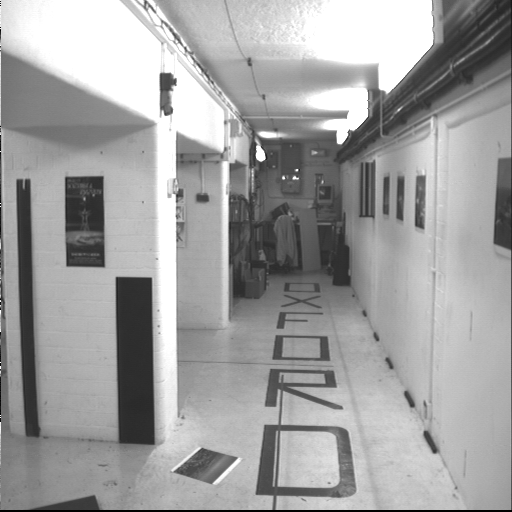
#> input picture images/bt.003.pgm, 512 x 512 px, found by its file name
$ python 10.7-tracking2.py
#> lines starting #> are read from the running program, lines starting #| are printed output that depends on the picture; after the words box and inside, x2 and y2 are one past the last pixel; in counts of white or black regions, pixels touching at a corner belong together
from numpy import *
import cv2


# some constants and default parameters
lk_params = dict(winSize=(15,15),maxLevel=2, criteria=(cv2.TERM_CRITERIA_EPS | cv2.TERM_CRITERIA_COUNT,10,0.03))

subpix_params = dict(zeroZone=(-1,-1),winSize=(10,10), criteria = (cv2.TERM_CRITERIA_COUNT | cv2.TERM_CRITERIA_EPS,20,0.03))

feature_params = dict(maxCorners=500,qualityLevel=0.01,minDistance=10)


class LKTracker(object):
	"""    Class for Lucas-Kanade tracking with pyramidal optical flow."""

	def __init__(self,imnames):
		"""    Initialize with a list of image names. """

		self.imnames = imnames
		self.features = []
		self.tracks = []
		self.current_frame = 0

	def step(self,framenbr=None):
		"""    Step to another frame. If no argument is given, step to the next frame. """

		if framenbr is None:
			self.current_frame = (self.current_frame + 1) % len(self.imnames)
		else:
			self.current_frame = framenbr % len(self.imnames)

	def detect_points(self):
		"""    Detect 'good features to track' (corners) in the current frame using sub-pixel accuracy. """

		# load the image and create grayscale
		self.image = cv2.imread(self.imnames[self.current_frame])
#> self.image is the input picture: shape (512, 512, 3); min 0, max 255, mean 159.9
		self.gray = cv2.cvtColor(self.image,cv2.COLOR_BGR2GRAY)

		# search for good points
		features = cv2.goodFeaturesToTrack(self.gray, **feature_params)
#> features = 283 rows, first 8: [297, 169], [283, 178], [165, 114], [349, 130], [175, 84], [335, 131], [185, 47], [345, 117]

		# refine the corner locations
		cv2.cornerSubPix(self.gray,features, **subpix_params)

		self.features = features
#> self.features = 283 rows, first 8: [293.7, 175.4], [283, 178], [166.6, 114.8], [349.7, 131.9], [175.6, 78.5], [335, 131], [185.3, 49.44], [347, 114.9]
		self.tracks = [[p] for p in features.reshape((-1,2))]
#> self.tracks = 283 items, first 6: [[293.7, 175.4]], [[283, 178]], [[166.6, 114.8]], [[349.7, 131.9]], [[175.6, 78.5]], [[335, 131]]

		self.prev_gray = self.gray

	def track_points(self):
		"""    Track the detected features. """

		if self.features != []:
			self.step() # move to the next frame

			# load the image and create grayscale
			self.image = cv2.imread(self.imnames[self.current_frame])
			self.gray = cv2.cvtColor(self.image,cv2.COLOR_BGR2GRAY)

			# reshape to fit input format
			tmp = float32(self.features).reshape(-1, 1, 2)

			# calculate optical flow
			features,status,track_error = cv2.calcOpticalFlowPyrLK(self.prev_gray,self.gray,tmp,None,**lk_params)

			# remove points lost
			self.features = [p for (st,p) in zip(status,features) if st]

			# clean tracks from lost points
			features = array(features).reshape((-1,2))
			for i,f in enumerate(features):
				self.tracks[i].append(f)
			ndx = [i for (i,st) in enumerate(status) if not st]
			ndx.reverse() #remove from back
			for i in ndx:
				self.tracks.pop(i)

			self.prev_gray = self.gray

	def track(self):
		"""    Generator for stepping through a sequence."""

		for i in range(len(self.imnames)):
			if self.features == []:
				self.detect_points()
			else:
				self.track_points()

			# create a copy in RGB
			f = array(self.features).reshape(-1,2)
			im = cv2.cvtColor(self.image,cv2.COLOR_BGR2RGB)
			yield im,f

	def draw(self):
		"""    Draw the current image with points using OpenCV's own drawing functions. Press ant key to close window."""

		# draw points as green circles
		for point in self.features:
			cv2.circle(self.image,(int(point[0][0]),int(point[0][1])),3,(0,255,0),-1)
#> this loop made 283 passes
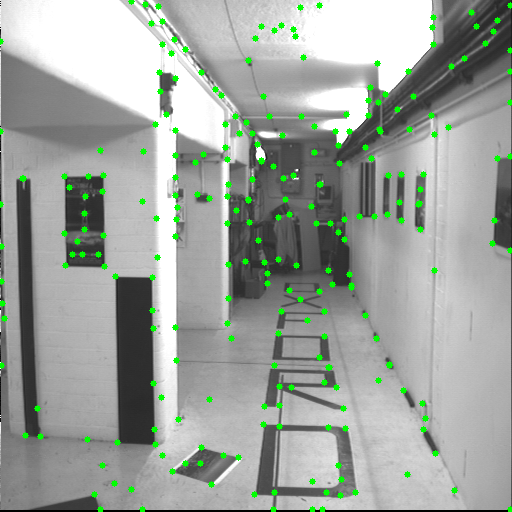
#> self.image: shape (512, 512, 3); 2.71% of pixels changed, all inside (x1, y1, x2, y2) = (0, 0, 512, 512)

		cv2.imshow('LKtrack',self.image)
		cv2.waitKey()

	def track(self):
		""" Generator for stepping through a sequence. """

		for i in range(len(self.imnames)):
			if self.features == []:
				self.detect_points()
			else:
				self.track_points()

			# create a copy in RGB
			f = array(self.features).reshape(-1,2)
			im = cv2.cvtColor(self.images, cv2.COLOR_BGR2RGB)
			yield im,f

imnames = ['images/bt.003.pgm', 'images/bt.002.pgm', 'images/bt.001.pgm', 'images/bt.000.pgm']
lkt = LKTracker(imnames)
lkt.detect_points()
lkt.draw()
for i in range(len(imnames)-1):
#> (the run stopped early here; a loop or call above may not have finished)

$ run again, with images/0.jpg saved as images/bt.003.pgm
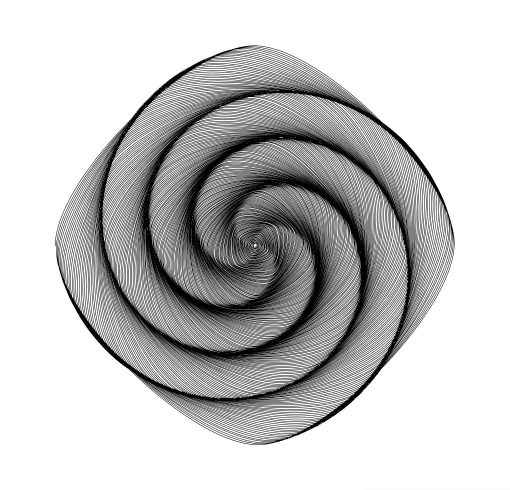
#> input picture images/0.jpg, 1020 x 980 px, found by its file name (shown at 1/2 size)
#> in detect_points, self.image is the input picture: shape (980, 1020, 3); min 0, max 255, mean 198.3
#> features = 500 rows, first 8: [402, 792], [811, 599], [638, 848], [806, 473], [551, 780], [639, 730], [510, 487], [363, 783]
#> self.features = 500 rows, first 8: [402, 792], [811, 599], [638, 848], [806, 473], [552.4, 780.3], [639, 730], [510, 487], [363, 783]
#> self.tracks = 500 items, first 6: [[402, 792]], [[811, 599]], [[638, 848]], [[806, 473]], [[552.4, 780.3]], [[639, 730]]
#> the loop in draw, `for point in self.features:` made 500 passes
#> after the loop in draw, `for point in self.features:`:
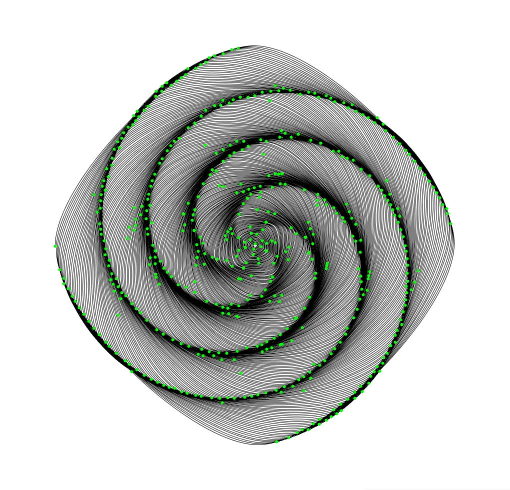
#> self.image: shape (980, 1020, 3) (shown at 1/2 size); 1.41% of pixels changed, all inside (x1, y1, x2, y2) = (107, 93, 905, 887)

$ run again, with images/1.jpg saved as images/bt.003.pgm
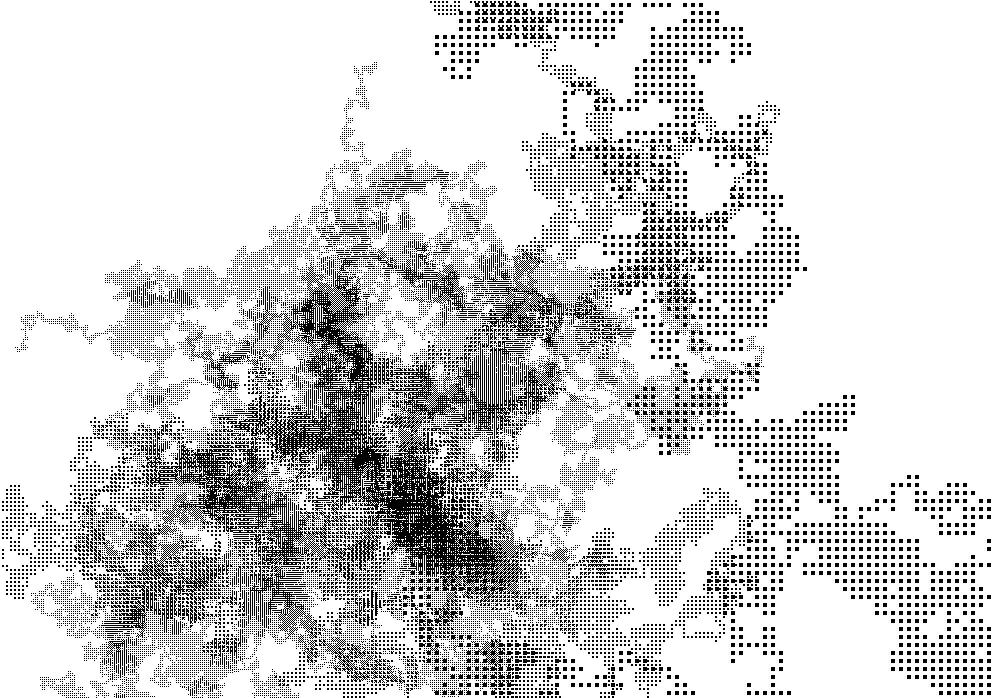
#> input picture images/1.jpg, 1988 x 1396 px, found by its file name (shown at 1/2 size)
#> in detect_points, self.image is the input picture: shape (1396, 1988, 3); min 0, max 255, mean 210.1
#> features = 500 rows, first 8: [160, 1053], [760, 936], [1087, 624], [603, 600], [722, 903], [388, 1391], [952, 1360], [437, 1379]
#> self.features = 500 rows, first 8: [164.3, 1043.8], [760, 936], [1085.8, 632.9], [603, 600], [722, 903], [387.5, 1390.3], [961.5, 1360.9], [437, 1379]
#> self.tracks = 500 items, first 6: [[164.3, 1043.8]], [[760, 936]], [[1085.8, 632.9]], [[603, 600]], [[722, 903]], [[387.5, 1390.3]]
#> the loop in draw, `for point in self.features:` made 500 passes
#> after the loop in draw, `for point in self.features:`:
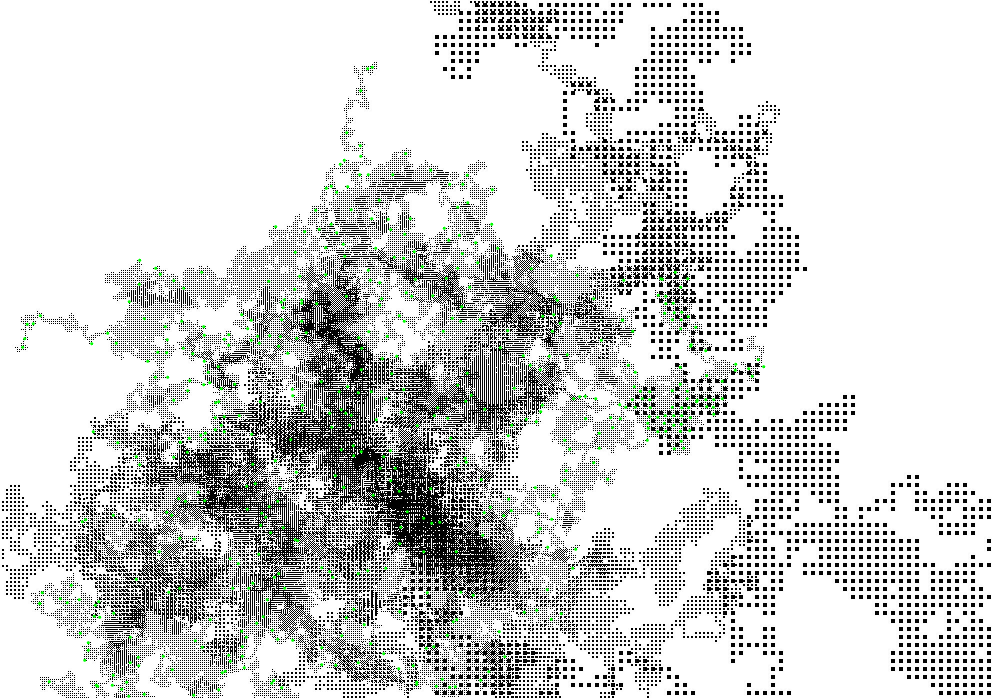
#> self.image: shape (1396, 1988, 3) (shown at 1/2 size); 0.52% of pixels changed, all inside (x1, y1, x2, y2) = (42, 131, 1531, 1396)
